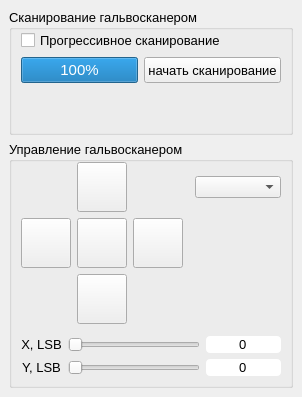
        <widget class="QWidget" name="tab_4">
         <property name="container" stdset="0">
          <string>groupBox</string>
         </property>
         <attribute name="title">
          <string>Гальвосканер</string>
         </attribute>
         <layout class="QGridLayout" name="gridLayout">
          <property name="leftMargin">
           <number>0</number>
          </property>
          <property name="topMargin">
           <number>0</number>
          </property>
          <property name="rightMargin">
           <number>0</number>
          </property>
          <property name="bottomMargin">
           <number>0</number>
          </property>
          <property name="spacing">
           <number>0</number>
          </property>
          <item row="0" column="0">
           <widget class="QFrame" name="galvo_frame">
            <property name="enabled">
             <bool>true</bool>
            </property>
            <property name="sizePolicy">
             <sizepolicy hsizetype="Expanding" vsizetype="Expanding">
              <horstretch>0</horstretch>
              <verstretch>0</verstretch>
             </sizepolicy>
            </property>
            <property name="minimumSize">
             <size>
              <width>0</width>
              <height>0</height>
             </size>
            </property>
            <property name="maximumSize">
             <size>
              <width>16777215</width>
              <height>16777215</height>
             </size>
            </property>
            <property name="sizeIncrement">
             <size>
              <width>0</width>
              <height>0</height>
             </size>
            </property>
            <property name="baseSize">
             <size>
              <width>0</width>
              <height>800</height>
             </size>
            </property>
            <property name="styleSheet">
             <string notr="true"/>
            </property>
            <layout class="QGridLayout" name="gridLayout_3">
             <item row="0" column="0">
              <widget class="QGroupBox" name="groupBox">
               <property name="sizePolicy">
                <sizepolicy hsizetype="Preferred" vsizetype="Preferred">
                 <horstretch>0</horstretch>
                 <verstretch>0</verstretch>
                </sizepolicy>
               </property>
               <property name="maximumSize">
                <size>
                 <width>16777215</width>
                 <height>16777215</height>
                </size>
               </property>
               <property name="font">
                <font>
                 <pointsize>10</pointsize>
                </font>
               </property>
               <property name="title">
                <string>Сканирование гальвосканером</string>
               </property>
               <layout class="QGridLayout" name="gridLayout_9">
                <property name="topMargin">
                 <number>0</number>
                </property>
                <item row="8" column="2">
                 <spacer name="verticalSpacer_2">
                  <property name="orientation">
                   <enum>Qt::Vertical</enum>
                  </property>
                  <property name="sizeHint" stdset="0">
                   <size>
                    <width>20</width>
                    <height>40</height>
                   </size>
                  </property>
                 </spacer>
                </item>
                <item row="7" column="2">
                 <layout class="QGridLayout" name="BeamScanGridLayout">
                  <property name="horizontalSpacing">
                   <number>6</number>
                  </property>
                  <property name="verticalSpacing">
                   <number>2</number>
                  </property>
                 </layout>
                </item>
                <item row="4" column="2" rowspan="2">
                 <layout class="QGridLayout" name="gridLayout_21">
                  <property name="topMargin">
                   <number>0</number>
                  </property>
                  <item row="1" column="1">
                   <widget class="QPushButton" name="galvo_scan_start">
                    <property name="sizePolicy">
                     <sizepolicy hsizetype="Preferred" vsizetype="Expanding">
                      <horstretch>0</horstretch>
                      <verstretch>0</verstretch>
                     </sizepolicy>
                    </property>
                    <property name="minimumSize">
                     <size>
                      <width>0</width>
                      <height>0</height>
                     </size>
                    </property>
                    <property name="maximumSize">
                     <size>
                      <width>16777215</width>
                      <height>16777215</height>
                     </size>
                    </property>
                    <property name="font">
                     <font>
                      <family>MS Shell Dlg 2</family>
                      <pointsize>10</pointsize>
                     </font>
                    </property>
                    <property name="styleSheet">
                     <string notr="true"/>
                    </property>
                    <property name="text">
                     <string>начать сканирование</string>
                    </property>
                   </widget>
                  </item>
                  <item row="1" column="0">
                   <widget class="QProgressBar" name="galvo_progressBar">
                    <property name="sizePolicy">
                     <sizepolicy hsizetype="Preferred" vsizetype="Fixed">
                      <horstretch>0</horstretch>
                      <verstretch>0</verstretch>
                     </sizepolicy>
                    </property>
                    <property name="minimumSize">
                     <size>
                      <width>0</width>
                      <height>0</height>
                     </size>
                    </property>
                    <property name="maximumSize">
                     <size>
                      <width>16777215</width>
                      <height>16777215</height>
                     </size>
                    </property>
                    <property name="sizeIncrement">
                     <size>
                      <width>0</width>
                      <height>0</height>
                     </size>
                    </property>
                    <property name="font">
                     <font>
                      <family>MS Shell Dlg 2</family>
                      <pointsize>11</pointsize>
                     </font>
                    </property>
                    <property name="layoutDirection">
                     <enum>Qt::LeftToRight</enum>
                    </property>
                    <property name="styleSheet">
                     <string notr="true"/>
                    </property>
                    <property name="value">
                     <number>100</number>
                    </property>
                   </widget>
                  </item>
                  <item row="0" column="0" colspan="2">
                   <widget class="QCheckBox" name="galvo_progressive_scan_checkBox">
                    <property name="text">
                     <string>Прогрессивное сканирование</string>
                    </property>
                   </widget>
                  </item>
                 </layout>
                </item>
               </layout>
              </widget>
             </item>
             <item row="1" column="0">
              <widget class="QGroupBox" name="groupBox_2">
               <property name="minimumSize">
                <size>
                 <width>0</width>
                 <height>0</height>
                </size>
               </property>
               <property name="font">
                <font>
                 <pointsize>10</pointsize>
                </font>
               </property>
               <property name="title">
                <string>Управление гальвосканером</string>
               </property>
               <layout class="QGridLayout" name="gridLayout_15">
                <property name="topMargin">
                 <number>0</number>
                </property>
                <item row="0" column="0">
                 <layout class="QGridLayout" name="gridLayout_8">
                  <item row="0" column="2" colspan="2" alignment="Qt::AlignRight">
                   <widget class="QComboBox" name="galvo_step_to_go">
                    <property name="sizePolicy">
                     <sizepolicy hsizetype="Preferred" vsizetype="Preferred">
                      <horstretch>0</horstretch>
                      <verstretch>0</verstretch>
                     </sizepolicy>
                    </property>
                    <property name="minimumSize">
                     <size>
                      <width>0</width>
                      <height>0</height>
                     </size>
                    </property>
                    <property name="maximumSize">
                     <size>
                      <width>16777215</width>
                      <height>22</height>
                     </size>
                    </property>
                    <property name="font">
                     <font>
                      <family>MS Shell Dlg 2</family>
                      <pointsize>11</pointsize>
                     </font>
                    </property>
                    <property name="styleSheet">
                     <string notr="true"/>
                    </property>
                    <property name="currentText">
                     <string/>
                    </property>
                   </widget>
                  </item>
                  <item row="1" column="0">
                   <widget class="QPushButton" name="galvo_go_x_minus">
                    <property name="minimumSize">
                     <size>
                      <width>50</width>
                      <height>50</height>
                     </size>
                    </property>
                    <property name="maximumSize">
                     <size>
                      <width>50</width>
                      <height>50</height>
                     </size>
                    </property>
                    <property name="font">
                     <font>
                      <family>MS Shell Dlg 2</family>
                      <pointsize>11</pointsize>
                     </font>
                    </property>
                    <property name="text">
                     <string/>
                    </property>
                   </widget>
                  </item>
                  <item row="1" column="2">
                   <widget class="QPushButton" name="galvo_go_x_plus">
                    <property name="minimumSize">
                     <size>
                      <width>50</width>
                      <height>50</height>
                     </size>
                    </property>
                    <property name="maximumSize">
                     <size>
                      <width>50</width>
                      <height>50</height>
                     </size>
                    </property>
                    <property name="font">
                     <font>
                      <family>MS Shell Dlg 2</family>
                      <pointsize>11</pointsize>
                     </font>
                    </property>
                    <property name="text">
                     <string/>
                    </property>
                   </widget>
                  </item>
                  <item row="1" column="1">
                   <widget class="QPushButton" name="galvo_go_home">
                    <property name="minimumSize">
                     <size>
                      <width>50</width>
                      <height>50</height>
                     </size>
                    </property>
                    <property name="maximumSize">
                     <size>
                      <width>50</width>
                      <height>50</height>
                     </size>
                    </property>
                    <property name="font">
                     <font>
                      <family>MS Shell Dlg 2</family>
                      <pointsize>10</pointsize>
                     </font>
                    </property>
                    <property name="text">
                     <string/>
                    </property>
                   </widget>
                  </item>
                  <item row="2" column="1">
                   <widget class="QPushButton" name="galvo_go_y_minus">
                    <property name="minimumSize">
                     <size>
                      <width>50</width>
                      <height>50</height>
                     </size>
                    </property>
                    <property name="maximumSize">
                     <size>
                      <width>50</width>
                      <height>50</height>
                     </size>
                    </property>
                    <property name="font">
                     <font>
                      <family>MS Shell Dlg 2</family>
                      <pointsize>11</pointsize>
                     </font>
                    </property>
                    <property name="text">
                     <string/>
                    </property>
                   </widget>
                  </item>
                  <item row="0" column="1">
                   <widget class="QPushButton" name="galvo_go_y_plus">
                    <property name="enabled">
                     <bool>true</bool>
                    </property>
                    <property name="minimumSize">
                     <size>
                      <width>50</width>
                      <height>50</height>
                     </size>
                    </property>
                    <property name="maximumSize">
                     <size>
                      <width>50</width>
                      <height>50</height>
                     </size>
                    </property>
                    <property name="font">
                     <font>
                      <family>MS Shell Dlg 2</family>
                      <pointsize>11</pointsize>
                     </font>
                    </property>
                    <property name="styleSheet">
                     <string notr="true"/>
                    </property>
                    <property name="text">
                     <string/>
                    </property>
                   </widget>
                  </item>
                 </layout>
                </item>
                <item row="1" column="0">
                 <layout class="QGridLayout" name="gridLayout_5" columnstretch="1,10,1">
                  <property name="leftMargin">
                   <number>0</number>
                  </property>
                  <property name="topMargin">
                   <number>6</number>
                  </property>
                  <item row="0" column="0">
                   <widget class="QLabel" name="UnitLabel_5">
                    <property name="font">
                     <font>
                      <family>MS Shell Dlg 2</family>
                      <pointsize>10</pointsize>
                      <weight>50</weight>
                      <bold>false</bold>
                     </font>
                    </property>
                    <property name="styleSheet">
                     <string notr="true"/>
                    </property>
                    <property name="text">
                     <string>X, LSB</string>
                    </property>
                    <property name="alignment">
                     <set>Qt::AlignCenter</set>
                    </property>
                   </widget>
                  </item>
                  <item row="0" column="1">
                   <widget class="QSlider" name="galvo_x_slider">
                    <property name="enabled">
                     <bool>true</bool>
                    </property>
                    <property name="sizePolicy">
                     <sizepolicy hsizetype="MinimumExpanding" vsizetype="Fixed">
                      <horstretch>0</horstretch>
                      <verstretch>0</verstretch>
                     </sizepolicy>
                    </property>
                    <property name="font">
                     <font>
                      <family>MS Shell Dlg 2</family>
                      <pointsize>11</pointsize>
                     </font>
                    </property>
                    <property name="styleSheet">
                     <string notr="true"/>
                    </property>
                    <property name="maximum">
                     <number>65535</number>
                    </property>
                    <property name="orientation">
                     <enum>Qt::Horizontal</enum>
                    </property>
                   </widget>
                  </item>
                  <item row="1" column="0">
                   <widget class="QLabel" name="UnitLabel_4">
                    <property name="font">
                     <font>
                      <family>MS Shell Dlg 2</family>
                      <pointsize>10</pointsize>
                      <weight>50</weight>
                      <bold>false</bold>
                     </font>
                    </property>
                    <property name="styleSheet">
                     <string notr="true"/>
                    </property>
                    <property name="text">
                     <string>Y, LSB</string>
                    </property>
                    <property name="alignment">
                     <set>Qt::AlignCenter</set>
                    </property>
                   </widget>
                  </item>
                  <item row="1" column="1">
                   <widget class="QSlider" name="galvo_y_slider">
                    <property name="font">
                     <font>
                      <family>MS Shell Dlg 2</family>
                      <pointsize>11</pointsize>
                     </font>
                    </property>
                    <property name="styleSheet">
                     <string notr="true"/>
                    </property>
                    <property name="maximum">
                     <number>65535</number>
                    </property>
                    <property name="pageStep">
                     <number>10</number>
                    </property>
                    <property name="orientation">
                     <enum>Qt::Horizontal</enum>
                    </property>
                    <property name="invertedAppearance">
                     <bool>false</bool>
                    </property>
                    <property name="invertedControls">
                     <bool>false</bool>
                    </property>
                   </widget>
                  </item>
                  <item row="1" column="2">
                   <widget class="QLineEdit" name="galvo_y_label">
                    <property name="enabled">
                     <bool>true</bool>
                    </property>
                    <property name="minimumSize">
                     <size>
                      <width>75</width>
                      <height>0</height>
                     </size>
                    </property>
                    <property name="maximumSize">
                     <size>
                      <width>16777215</width>
                      <height>16777215</height>
                     </size>
                    </property>
                    <property name="font">
                     <font>
                      <family>MS Shell Dlg 2</family>
                      <pointsize>10</pointsize>
                     </font>
                    </property>
                    <property name="styleSheet">
                     <string notr="true">    border-radius: 4px;</string>
                    </property>
                    <property name="text">
                     <string>0</string>
                    </property>
                    <property name="alignment">
                     <set>Qt::AlignCenter</set>
                    </property>
                   </widget>
                  </item>
                  <item row="0" column="2">
                   <widget class="QLineEdit" name="galvo_x_label">
                    <property name="minimumSize">
                     <size>
                      <width>75</width>
                      <height>0</height>
                     </size>
                    </property>
                    <property name="maximumSize">
                     <size>
                      <width>16777215</width>
                      <height>16777215</height>
                     </size>
                    </property>
                    <property name="font">
                     <font>
                      <family>MS Shell Dlg 2</family>
                      <pointsize>10</pointsize>
                     </font>
                    </property>
                    <property name="styleSheet">
                     <string notr="true">    border-radius: 4px;</string>
                    </property>
                    <property name="text">
                     <string>0</string>
                    </property>
                    <property name="alignment">
                     <set>Qt::AlignCenter</set>
                    </property>
                   </widget>
                  </item>
                 </layout>
                </item>
               </layout>
              </widget>
             </item>
            </layout>
           </widget>
          </item>
         </layout>
        </widget>
